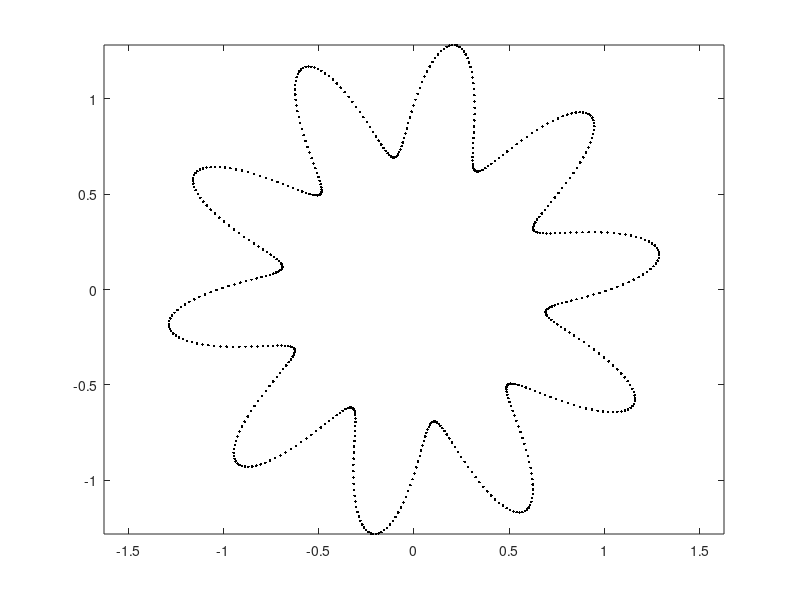

Write the MATLAB code that produced this figure.
n = 600;
ph = 0.5 + rand;
% Define geometry
nosc = 10;
amp = 0.3;
rfun = @(t) 1 + amp*cos(nosc*(t+ph));
rpfun = @(t) -amp*nosc*sin(nosc*(t+ph));
rppfun = @(t) -amp*nosc*nosc*cos(nosc*(t+ph));
xfun = @(t) rfun(t).*cos(t);
yfun = @(t) rfun(t).*sin(t);
dxfun = @(t) rpfun(t).*cos(t) - rfun(t).*sin(t);
dyfun = @(t) rpfun(t).*sin(t) + rfun(t).*cos(t);
d2xfun = @(t) rppfun(t).*cos(t) - 2*rpfun(t).*sin(t) - rfun(t).*cos(t);
d2yfun = @(t) rppfun(t).*sin(t) + 2*rpfun(t).*cos(t) - rfun(t).*sin(t);
dsfun = @(t) sqrt(dxfun(t).^2 + dyfun(t).^2);

% Discretize geometry
alph = rand;
t = alph:2*pi/n:(2*pi + alph - 2*pi/n);
plot(xfun(t), yfun(t), 'k.'); axis equal;

%%
% x_{j}
x = xfun(t); 
y = yfun(t);
% |\gamma'(t_{j})
ds = dsfun(t);
% n(y)
nx = dyfun(t)./dsfun(t);
ny = -dxfun(t)./dsfun(t);

% \kappa
curv = -(dxfun(t).*d2yfun(t) - dyfun(t).*d2xfun(t))./dsfun(t).^3;

kfun = ((x'-x).*nx + (y'-y).*ny)./((x'-x).^2 + (y'-y).^2)/(2*pi);
kfun(1:(n+1):n^2) = curv/(4*pi);

amat = kfun*diag(ds*2*pi/n) - 0.5*eye(n);

%%
x0 = 3.1; y0 = 2.0;
f = log((x-x0).^2  +(y-y0).^2).';
sig = amat\f;

xt = 0.3; yt = 0.2;
uex = log((xt-x0).^2 + (yt - y0).^2);
ktest = ((xt - x).*nx + (yt - y).*ny)./((xt-x).^2 + (yt-y).^2)/2/pi;
ucomp = ktest.*ds*2*pi/n*sig;

norm(ucomp - uex)
